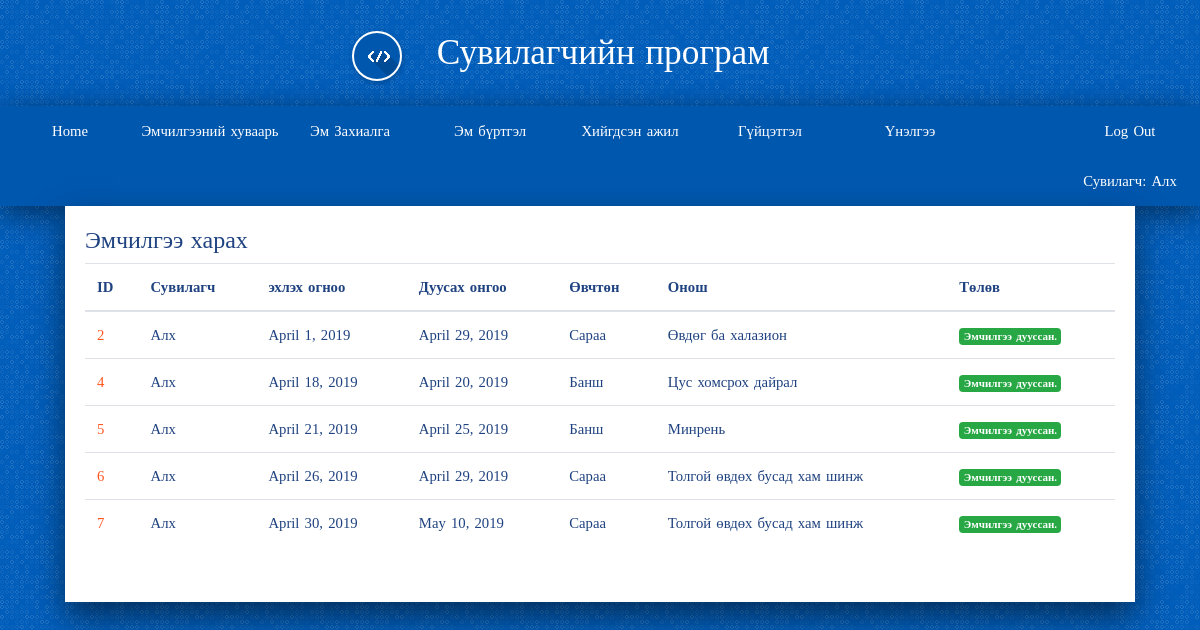
The app's page /drug/emchilgee_list_done/ (signed in), older data.
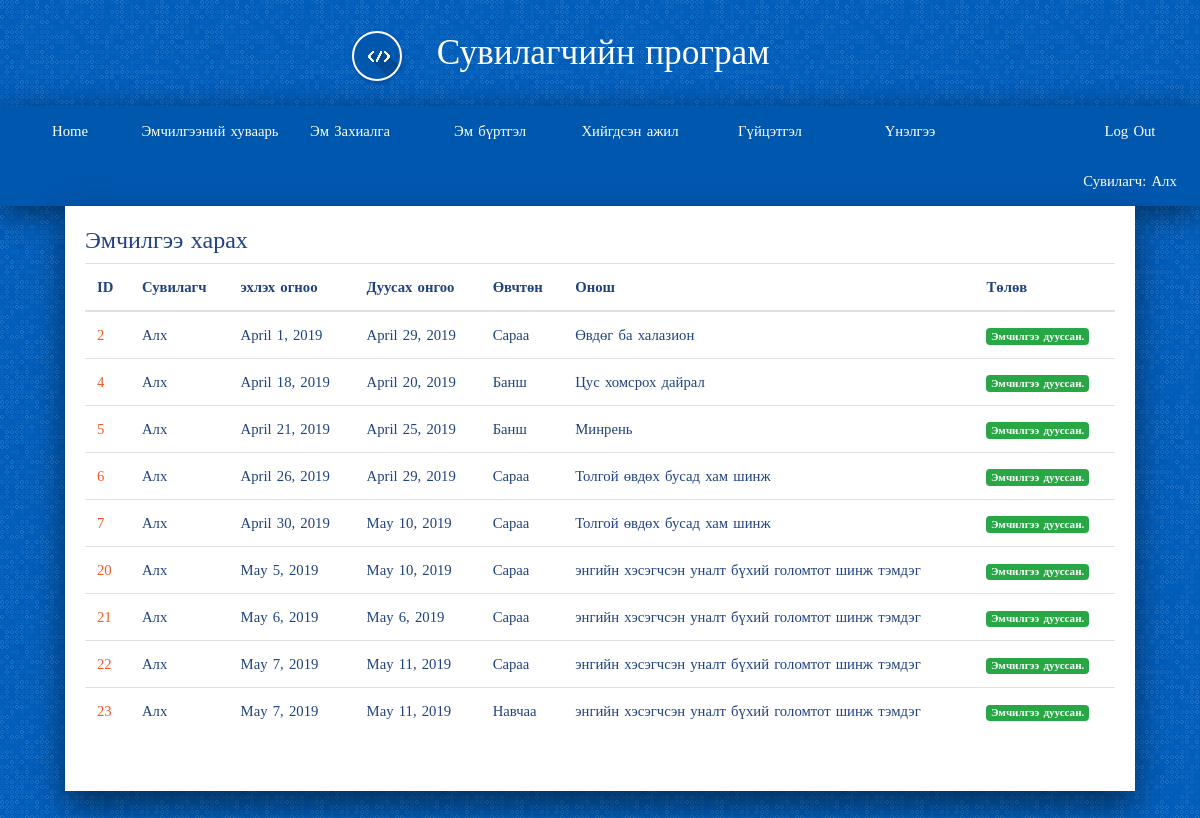
The same page, newer data.
### drug/models.py (models this page shows, shortened)
class Emchilgee(models.Model):
    start_date      = models.DateField(default=timezone.now)
    end_date        = models.DateField(default=timezone.now)
    worker          = models.ForeignKey(Worker, on_delete=models.SET_NULL, null=True, blank=True)
    costumer        = models.ForeignKey(Costumer, on_delete=models.SET_NULL, null=True, blank=True)
    onosh           = models.ForeignKey(Onosh, on_delete=models.SET_NULL, null=True, blank=True)
    created_date    = models.DateField(default=timezone.now)

class Onosh(models.Model):
    category    = models.CharField(max_length=200, null=True, blank=True)
    disc        = models.CharField(max_length=400, null=True, blank=True)
    code        = models.CharField(max_length=20, null=True, blank=True)
    def __str__(self):
        return self.disc

### account/models.py (models this page shows, shortened)
class Worker(models.Model):
    user            = models.OneToOneField(User, on_delete=models.CASCADE, primary_key=True, related_name='worker')
    firstname       = models.CharField(max_length=200)
    lastname        = models.CharField(max_length=200)
    register        = models.CharField(max_length=200)
    gender          = models.ForeignKey(Gender,on_delete=models.SET_NULL, null=True, blank=True)
    age             = models.IntegerField(null=True, blank=True)
    degree          = models.ForeignKey(Degree, on_delete=models.SET_NULL, null=True, blank=True)
    position        = models.ForeignKey(Position, on_delete=models.SET_NULL, null=True, blank=True)
    def __str__(self):
        return self.firstname
    def is_doctor(self):
        return self.position.name == "Эмч"

class Costumer(models.Model):
    user            = models.OneToOneField(User, on_delete=models.CASCADE, primary_key=True, related_name='costumer')
    firstname       = models.CharField(max_length=200)
    lastname        = models.CharField(max_length=200)
    register        = models.CharField(max_length=200)
    gender          = models.ForeignKey(Gender,on_delete=models.SET_NULL, null=True, blank=True)
    age             = models.IntegerField(null=True, blank=True)
    description     = models.CharField(max_length=200)
    def __str__(self):
        return self.firstname

### drug/views.py (the view)
@login_required
def emchilgee_list_done(request, template_name='drug/emchilgee_list_done.html'):
    data = {}
    temp = []
    today = date.today()
    emchilgee = Emchilgee.objects.filter(worker = request.user.worker)
    drug_important = Drug_important.objects.all()
    for item in emchilgee:
        if item.end_date < today:
            temp.append(item)
    emchilgee = temp
    data['drug_important'] = drug_important
    data['emchilgee'] = emchilgee
    return render(request, template_name, data)

### drug/templates/drug/emchilgee_list_done.html
{% extends 'base.html' %}
{% load staticfiles %}
{% load bootstrap3 %}
{% block content %}
<h4>Эмчилгээ харах</h4>
<table class="table">
<thead>
    <tr>
      <th> ID </th>
      <th> Сувилагч </th>
      <th> эхлэх огноо</th>
      <th> Дуусах онгоо </th>
      <th> Өвчтөн </th>
      <th> Онош </th>
      <th> Төлөв </th>
    </tr>
</thead>
  <tbody>
      {% for drug in emchilgee %}
        <tr>
          <td> <a href='#'> {{ drug.id }} </a></td>
          <td>{{ drug.worker }}</td>
          <td>{{ drug.start_date }}</td>
          <td>{{ drug.end_date }}</td>
          <td>{{ drug.costumer }}</td>
          <td>{{ drug.onosh }}</td>
          <td>
              <span class="badge badge-success">Эмчилгээ дууссан.</span>
          </td>
        </tr>
      {% endfor %}
  </tbody>
</table>
{% endblock %}

Row changes from the older to the newer data that the page shows:
added Emchilgee: id "20", worker "Алх", start_date "May 5, 2019", end_date "May 10, 2019", costumer "Сараа", onosh "энгийн хэсэгчсэн уналт бүхий голомтот шинж тэмдэг"
added Emchilgee: id "21", worker "Алх", start_date "May 6, 2019", end_date "May 6, 2019", costumer "Сараа", onosh "энгийн хэсэгчсэн уналт бүхий голомтот шинж тэмдэг"
added Emchilgee: id "22", worker "Алх", start_date "May 7, 2019", end_date "May 11, 2019", costumer "Сараа", onosh "энгийн хэсэгчсэн уналт бүхий голомтот шинж тэмдэг"
added Emchilgee: id "23", worker "Алх", start_date "May 7, 2019", end_date "May 11, 2019", costumer "Навчаа", onosh "энгийн хэсэгчсэн уналт бүхий голомтот шинж тэмдэг"
